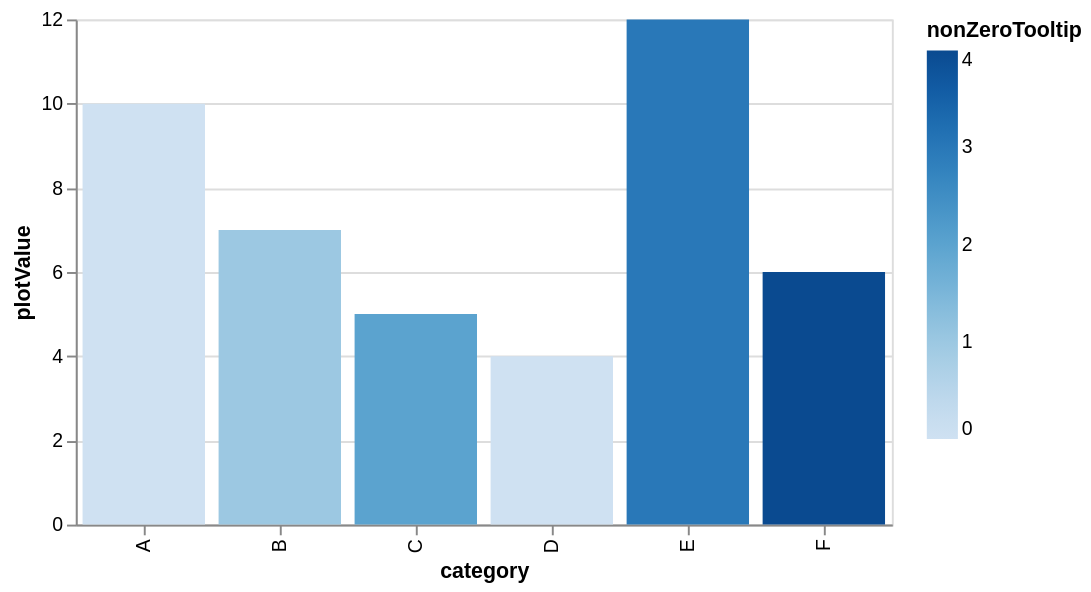

The Vega-Lite source for this figure:
### Vega-Lite specification from a JSON file in a GitHub repository (floating-point values rounded to 4 significant figures)
{"$schema": "https://vega.github.io/schema/vega-lite/v6.json", "description": "A bar chart with fields that are conditionally omitted from generated tooltips.", "width": 420, "height": 260, "data": {"values": [{"category": "A", "plotValue": 10, "value": 10, "nonZeroTooltip": 0, "status": "nonZeroTooltip hidden", "__internal_key": "hidden-a"}, {"category": "B", "plotValue": 7, "value": 7, "nonZeroTooltip": 1, "status": "all visible", "__internal_key": "hidden-b"}, {"category": "C", "plotValue": 5, "value": null, "nonZeroTooltip": 2, "status": "value hidden", "__internal_key": "hidden-c"}, {"category": "D", "plotValue": 4, "value": 4, "nonZeroTooltip": 0, "status": "nonZeroTooltip hidden", "__internal_key": "hidden-d"}, {"category": "E", "plotValue": 12, "value": 12, "nonZeroTooltip": 3, "status": "all visible", "__internal_key": "hidden-e"}, {"category": "F", "plotValue": 6, "value": 6, "nonZeroTooltip": 4, "status": "all visible", "__internal_key": "hidden-f"}]}, "mark": {"type": "bar", "tooltip": true}, "encoding": {"x": {"field": "category", "type": "nominal"}, "y": {"field": "plotValue", "type": "quantitative"}, "color": {"field": "nonZeroTooltip", "type": "quantitative"}, "tooltip": [{"field": "category", "type": "nominal"}, {"field": "value", "type": "quantitative", "tooltip": {"filter": "valid"}}, {"field": "nonZeroTooltip", "type": "quantitative", "tooltip": {"filter": {"operator": "!=", "value": 0}}}, {"field": "status", "type": "nominal"}, {"field": "__internal_key", "type": "nominal", "tooltip": false}]}}
